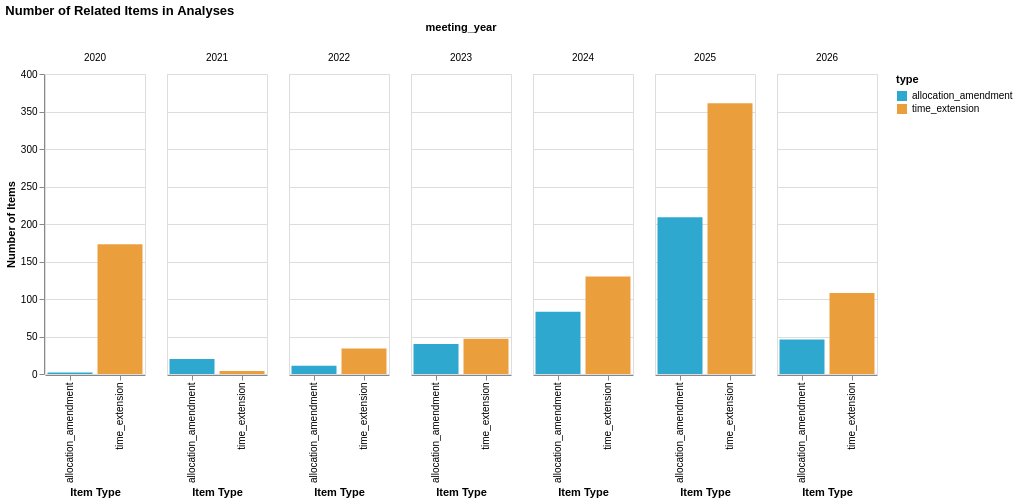

The code cell stored with this chart in its notebook:
### Code cell
chart

### Figure 1 — Vega-Lite specification as saved in the notebook (floating-point values rounded to 4 significant figures)
{"config": {"view": {"continuousWidth": 300, "continuousHeight": 300}}, "data": {"name": "data-0bdcb9afae95e8d6a98225318aca37de"}, "mark": {"type": "bar"}, "encoding": {"color": {"field": "type", "scale": {"range": ["#2EA8CE", "#EB9F3C", "#F4D837", "#51BF9D", "#8CBCCB", "#9487C0"]}, "type": "nominal"}, "column": {"field": "meeting_year", "type": "quantitative"}, "x": {"field": "type", "title": "Item Type", "type": "ordinal"}, "y": {"field": "Number of Items", "type": "quantitative"}}, "height": 300, "title": "Number of Related Items in Analyses", "width": 100, "$schema": "https://vega.github.io/schema/vega-lite/v5.20.1.json", "datasets": {"data-0bdcb9afae95e8d6a98225318aca37de": [{"meeting_year": 2020, "type": "allocation_amendment", "Number of Items": 2}, {"meeting_year": 2020, "type": "time_extension", "Number of Items": 173}, {"meeting_year": 2021, "type": "allocation_amendment", "Number of Items": 20}, {"meeting_year": 2021, "type": "time_extension", "Number of Items": 4}, {"meeting_year": 2022, "type": "allocation_amendment", "Number of Items": 11}, {"meeting_year": 2022, "type": "time_extension", "Number of Items": 34}, {"meeting_year": 2023, "type": "allocation_amendment", "Number of Items": 40}, {"meeting_year": 2023, "type": "time_extension", "Number of Items": 47}, {"meeting_year": 2024, "type": "allocation_amendment", "Number of Items": 83}, {"meeting_year": 2024, "type": "time_extension", "Number of Items": 130}, {"meeting_year": 2025, "type": "allocation_amendment", "Number of Items": 209}, {"meeting_year": 2025, "type": "time_extension", "Number of Items": 361}, {"meeting_year": 2026, "type": "allocation_amendment", "Number of Items": 46}, {"meeting_year": 2026, "type": "time_extension", "Number of Items": 108}]}}
